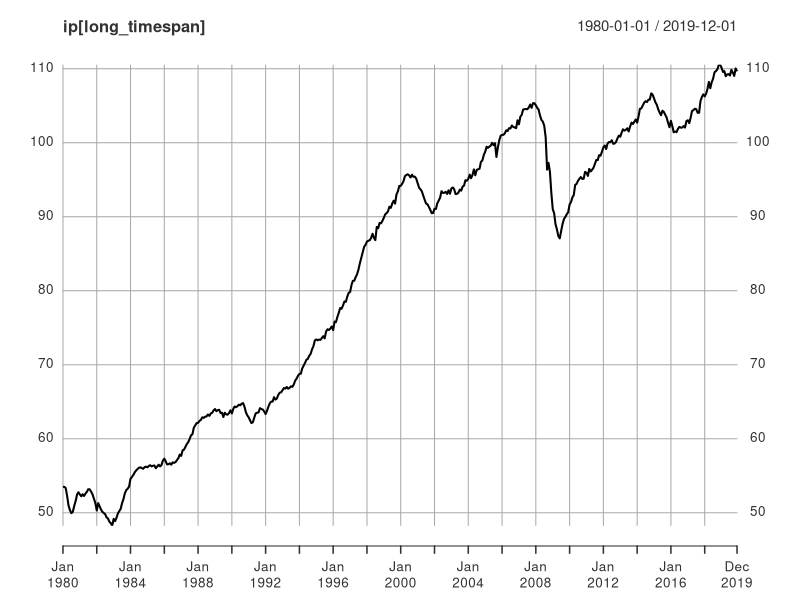
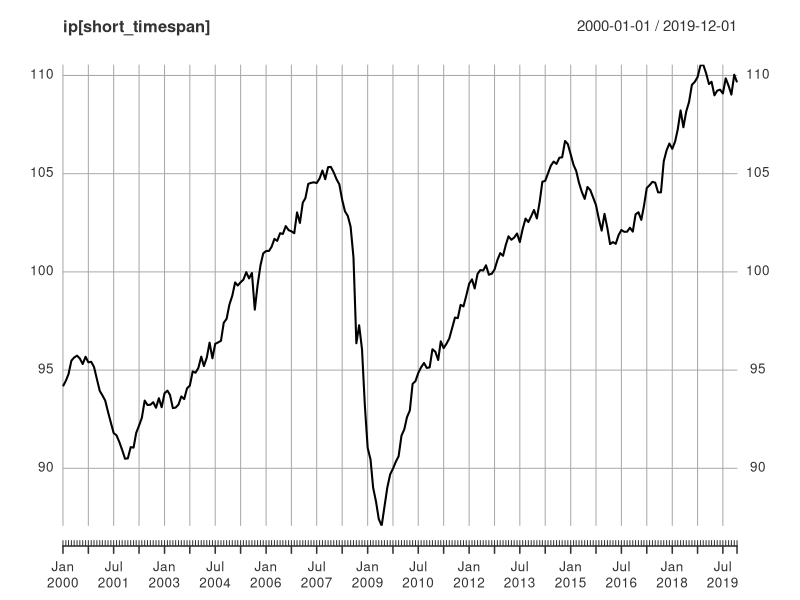
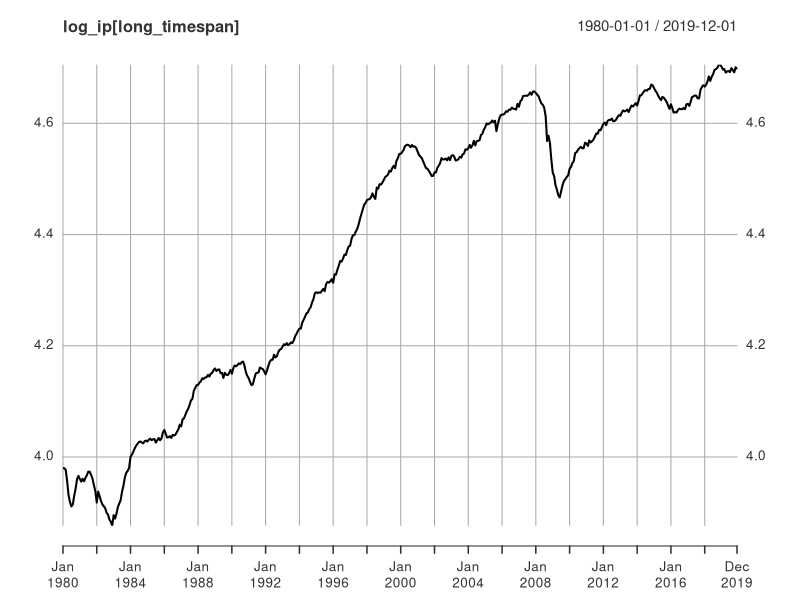
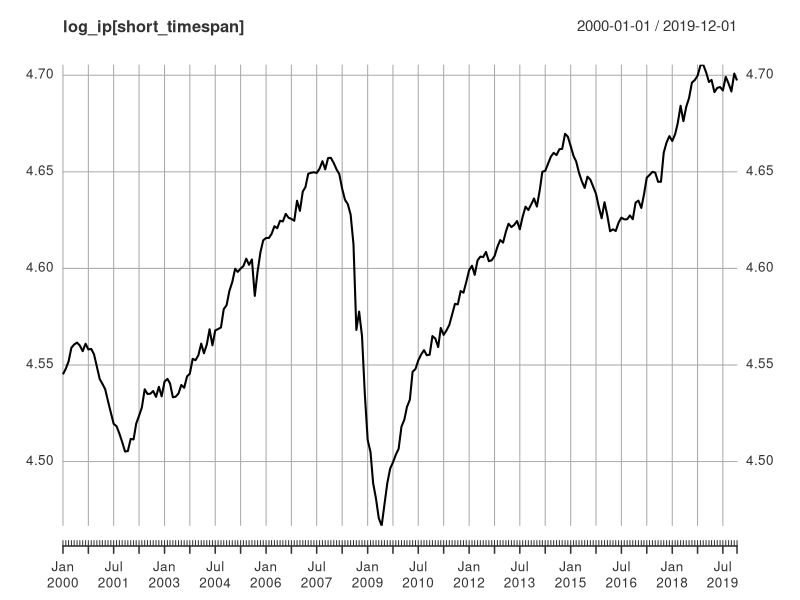
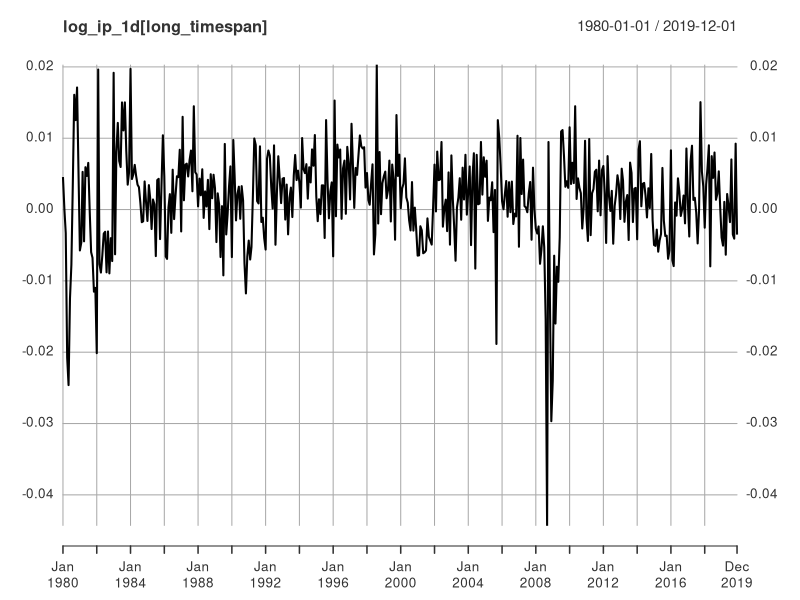
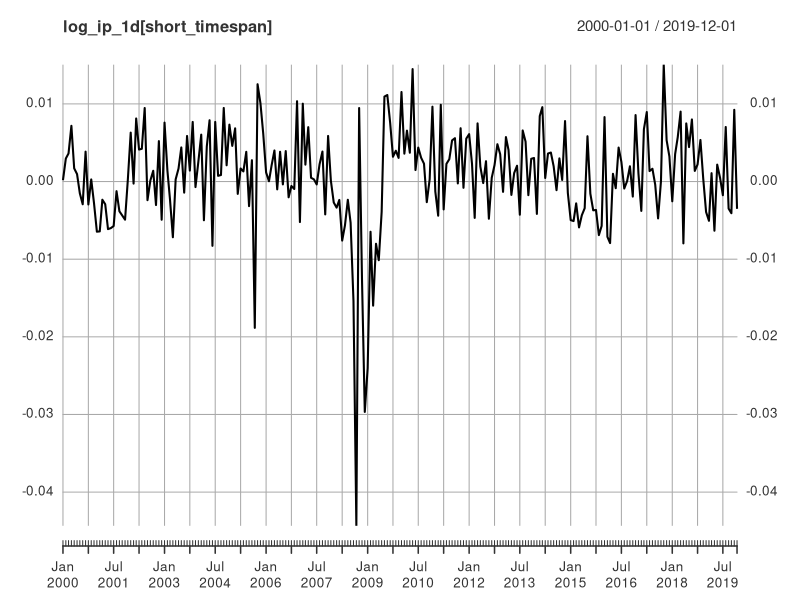

Reproduce these figures in R, in order. (Note: this script raises an error after producing the figures.)
#-------------------------------------------------------------------------------------
# ECMT2130 Financial Econometrics
# Written by Geoff Shuetrim
# Industrial Production: Unit root testing
#
#-------------------------------------------------------------------------------------

library(readxl)
library(xts)
library(urca)

data <- read_excel("industrial_production.xlsx")
dates <- as.Date(data$date)
ip <- xts(data[,2], order.by=dates)

long_timespan <- '19800101/20191231'

short_timespan <- '20000101/20191231'

plot(ip[long_timespan])
plot(ip[short_timespan])

log_ip = log(ip)
plot(log_ip[long_timespan])
plot(log_ip[short_timespan])


log_ip_1d = diff(log_ip, differences = 1)
plot(log_ip_1d[long_timespan])
plot(log_ip_1d[short_timespan])

# Generic augmented D-F test command
help("ur.df")
summary(ur.df(log_ip[short_timespan], type = c("none"), lags=4, selectlags = c("Fixed")))
summary(ur.df(log_ip[short_timespan], type = c("drift"), lags=4, selectlags = c("Fixed")))
summary(ur.df(log_ip[short_timespan], type = c("trend"), lags=4, selectlags = c("Fixed")))

help(kpss.test)
kpss.test(log_ip[short_timespan], null = c("Level"))
kpss.test(log_ip[short_timespan], null = c("Trend"))
